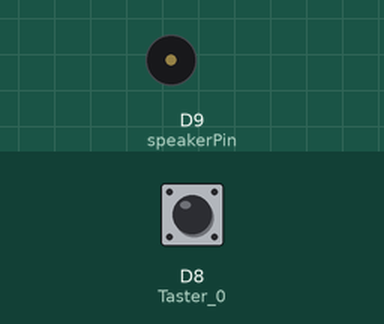
This program was run on a simulated STM32 Nucleo. Parts: buzzer (waves = sounding). The test bench sets the inputs (shaded band); at power-on: D8 (Taster_0) LOW.

Above: at 1.2 s.
1.3 s: D8 (Taster_0) pulled HIGH for 3.2 s
At 5.7 s:
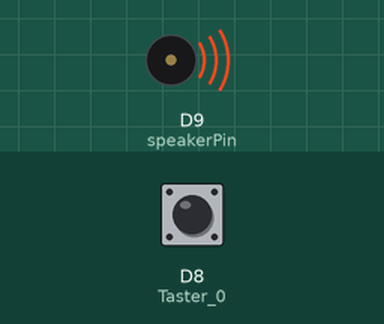
Timing chart, 0 to 7.9 s (numbered marks = the images above; inputs shaded):
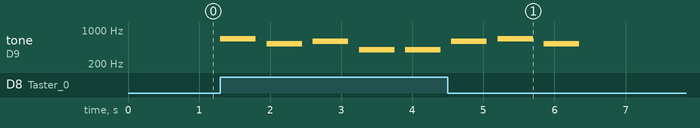

Measured:
- after the input at 1.3 s, tone on D9 (speakerPin): plays 660 Hz for 0.50 s, 523 Hz for 0.50 s, 587 Hz for 0.50 s, 392 Hz for 0.50 s, 392 Hz for 0.50 s, 587 Hz for 0.50 s … (8 notes in this stretch), starting at once

The program:

main.cpp
```cpp
#include <Arduino.h>

int speakerPin = D9;
int Taster_0 = D8;

void setup() {
  pinMode(speakerPin, OUTPUT);
  pinMode(Taster_0, INPUT);
}

void loop() {
  if (digitalRead(Taster_0) == HIGH)
  {
  // Note E5
  tone(speakerPin, 660, 500);
  delay(650);

  // Note C5
  tone(speakerPin, 523, 500);
  delay(650);

  // Note D5
  tone(speakerPin, 587, 500);
  delay(650);

  // Note G4
  tone(speakerPin, 392, 500);
  delay(650);

  // Note G4
  tone(speakerPin, 392, 500);
  delay(650);

  // Note D5
  tone(speakerPin, 587, 500);
  delay(650);

  // Note E5
  tone(speakerPin, 660, 500);
  delay(650);

  // Note C5
  tone(speakerPin, 523, 500);
  delay(650);

  delay(2000);
  }
  else {
    noTone(D9);
  }
}
```
